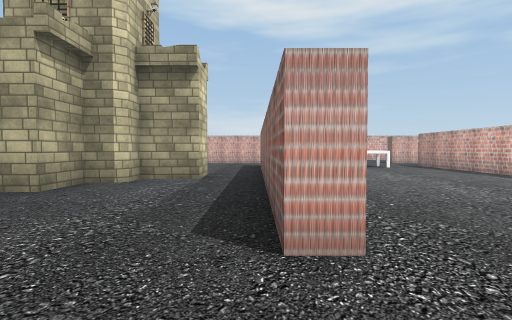
View 1 (above)

23 first-person views from a walk through a Unity game level. The camera is 1.3 m above the floor, tilts 2° down and sees 80° across. The floor is counted in squares, 2 m on a side. Each view is taken from the middle of a square. On the plan, view 1 faces up. The plan holds only what a view shows up to about 10 squares ahead; the rest is blank. The player character is not drawn. Some surface patterns are stand-ins.

View 2
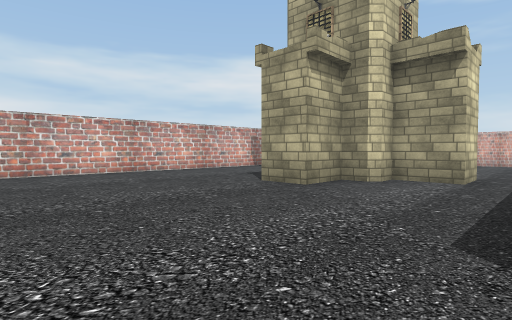

View 3
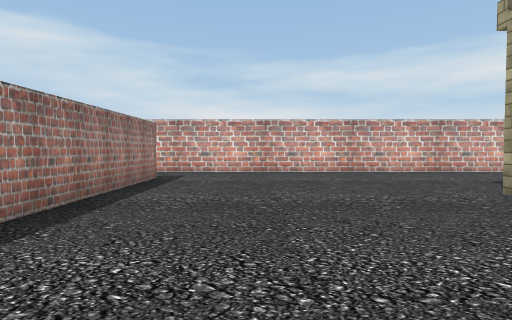

View 4
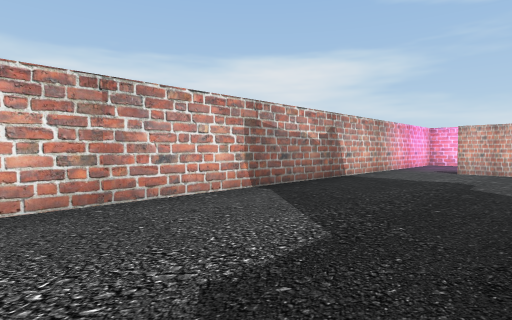

View 5
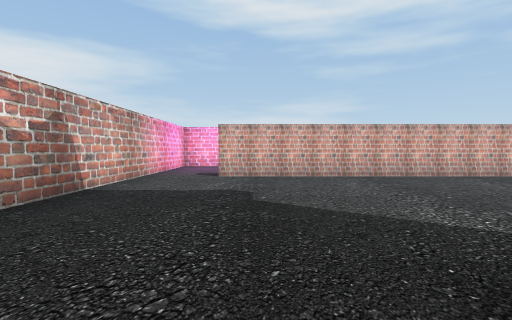

View 6
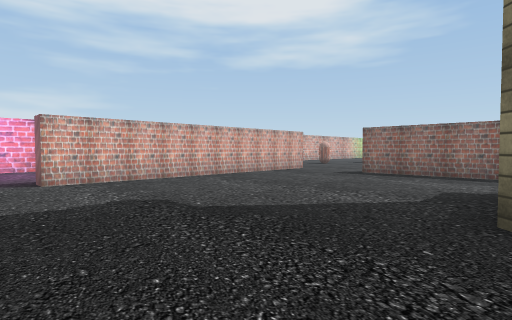

View 7
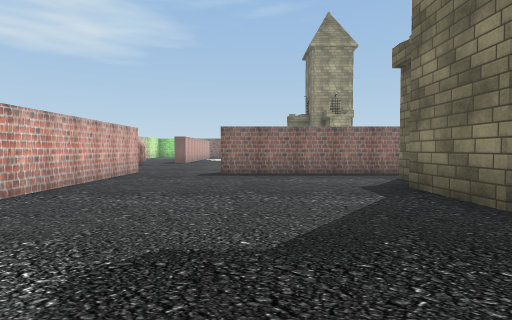

View 8
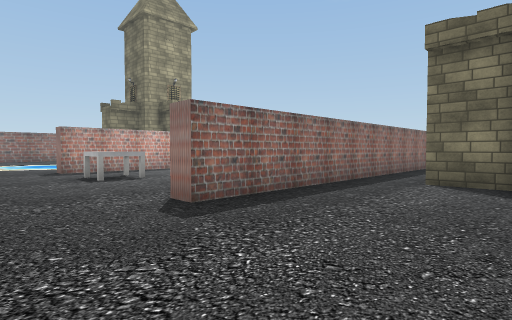

View 9
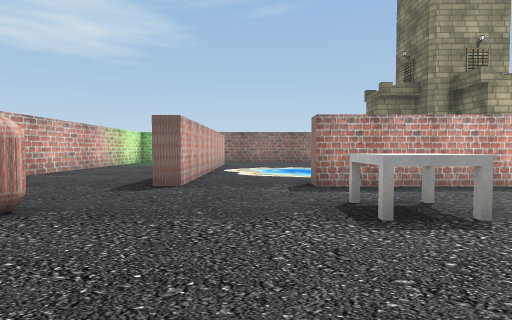

View 10
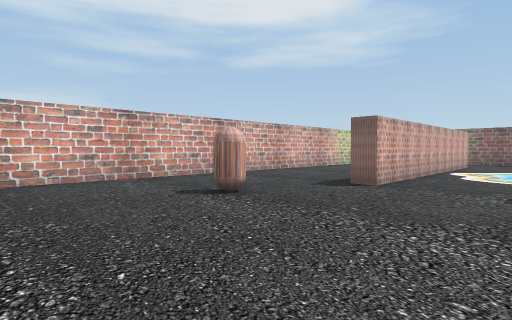

View 11
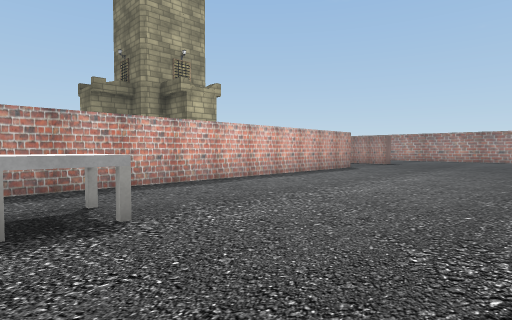

View 12
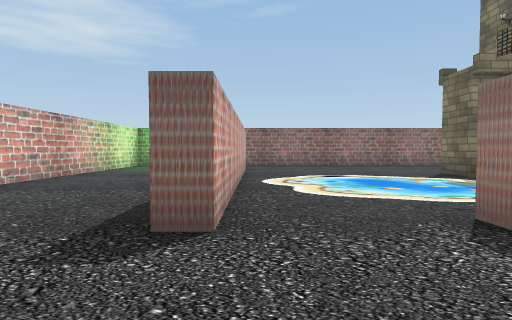

View 13
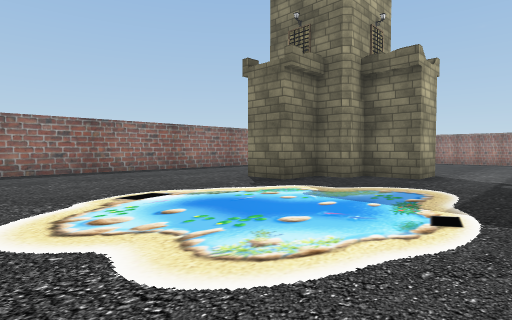

View 14
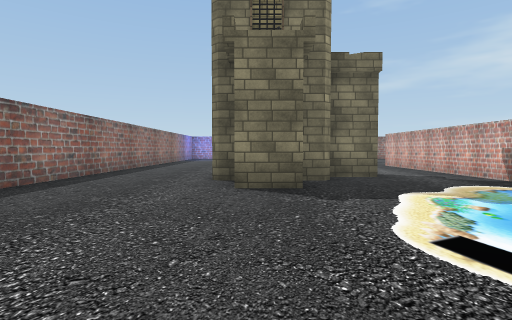

View 15
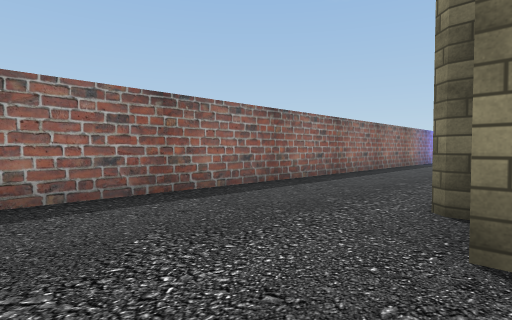

View 16
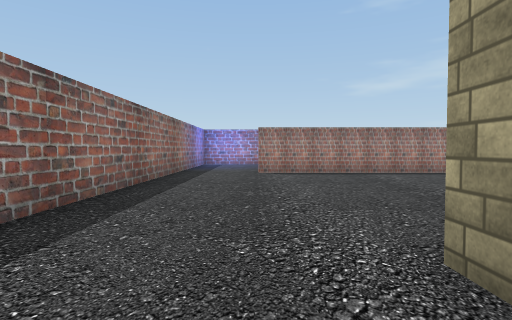

View 17
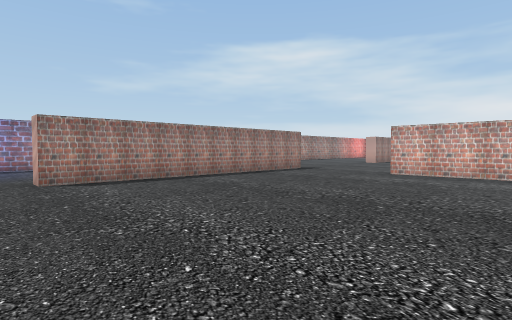

View 18
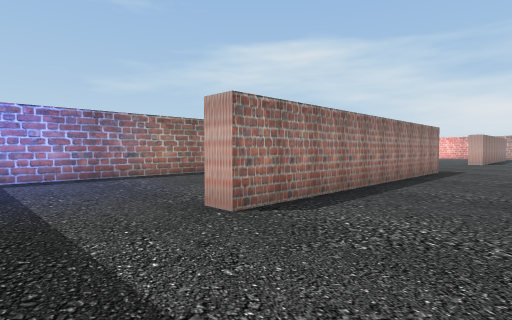

View 19
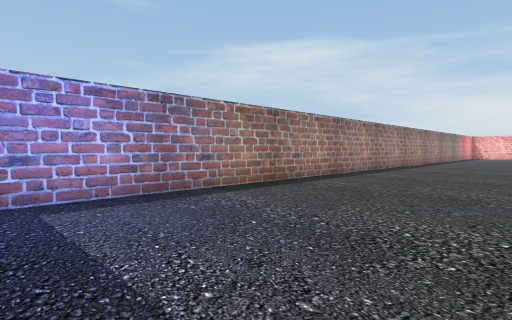

View 20
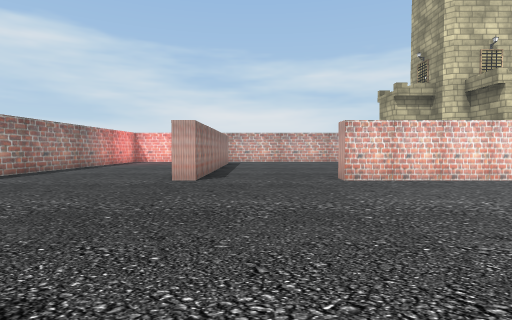

View 21
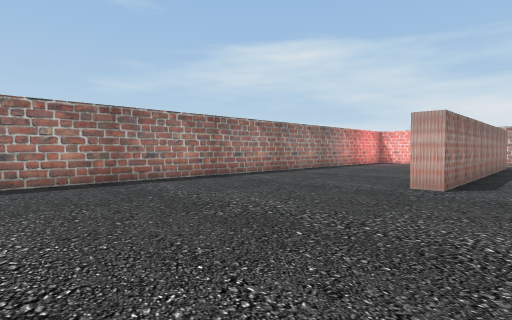

View 22
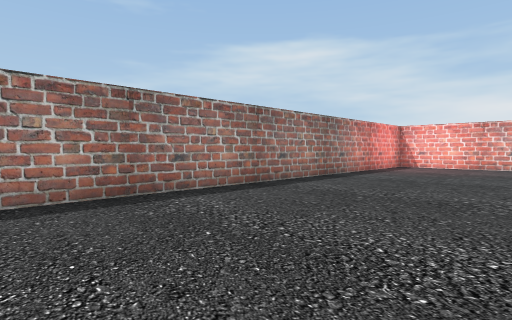

View 23
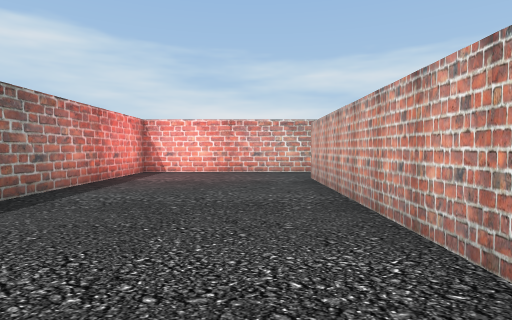

### Floor plan
Key: @ floor where view 1 was taken; # wall or solid block; . floor; ~ liquid the walk can cross; ≈ liquid the walk keeps out of; T tower; A table; O other object.
Columns run from 9 left of view 1 to 17 right of it. Each row starts with its distance up from view 1.
 19   ##       #############
 18   .        .............
 17 #..       .............
 16 #..       ...O.......
 15 #..#######......#######
 14 #.......................
 13 #...............~~~~~.....#
 12 #...............≈~~~~.....#
 11 #........#...A.#~~~~~.....#
 10 #........#.....#~~~~~.....#
  9 #........#.....#~~~~~.....#
  8 #...TTT..#.....#.....#....#
  7 #...  TT.#.....#....#T#...#
  6 #...TTT..#.....#...TTT#...#
  5 #....T...#.....#..........#
  4 #........#.....#..........#
  3 #........#.....#..........#
  2 #........#.....#..........#
  1 #.........................#
  0 #........@................#
 -1 #..#######................#
 -2 #...............#######...#
 -3 #.........................#
 -4 #.........................
 -5 #.........................
 -6 #.........................
 -7 ##########################

Positions as (right, up) in squares from view 1, and headings:
1: (0, 0), facing up
2: (0, 0), facing up-left
3: (0, 1), facing left
4: (-5, 5), facing up-left
5: (-6, 7), facing up
6: (-8, 8), facing up-right
7: (-8, 11), facing right
8: (-3, 14), facing down-right
9: (1, 13), facing right
10: (1, 12), facing up-right
11: (1, 12), facing down-right
12: (4, 14), facing right
13: (7, 14), facing down-right
14: (12, 14), facing down
15: (12, 11), facing down-right
16: (14, 7), facing down
17: (15, 5), facing down-left
18: (16, 1), facing down-left
19: (16, -2), facing down-left
20: (7, 0), facing left
21: (6, 0), facing down-left
22: (3, -2), facing down-left
23: (0, -3), facing left
